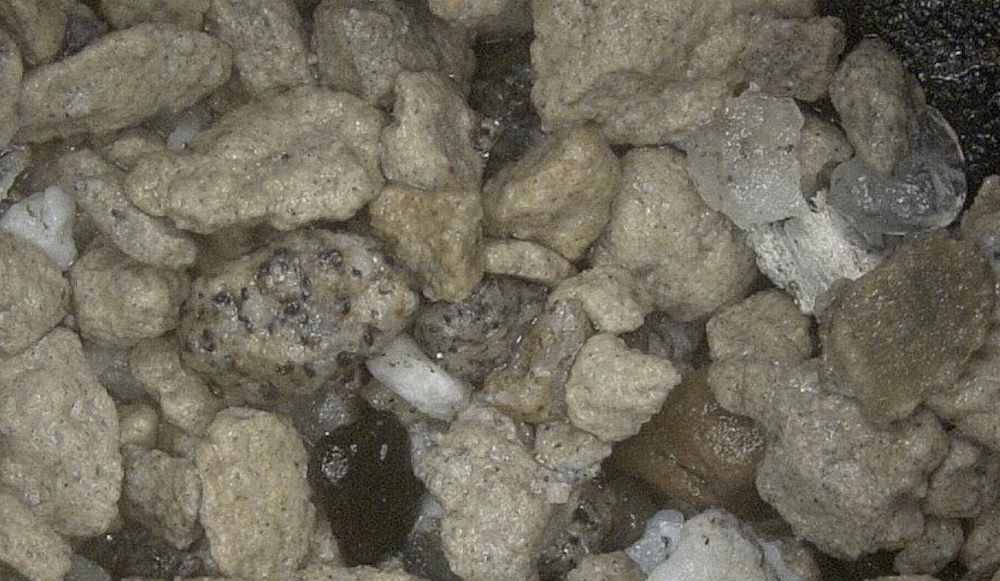
#> input picture rock_detection/rock_dataset_2/rock_dataset_2/1571146380553.jpg, 1000 x 581 px, found by its file name
$ python rock_detection_practise_2.py   (older library calls are emulated)
#> lines starting #> are read from the running program, lines starting #| are printed output that depends on the picture; after the words box and inside, x2 and y2 are one past the last pixel; in counts of white or black regions, pixels touching at a corner belong together
#!/usr/local/bin/python3.7

import cv2
import numpy as np
from PIL import Image
img_bgr = cv2.imread('/Users/crystal-dragon-lyb/PycharmProjects/project_demo/rock_detection/rock_dataset_2/rock_dataset_2/1571146380553.jpg')
#> img_bgr is the input picture: shape (581, 1000, 3); mean B, G, R 92.8, 107, 112


'''

img = Image.open('/Users/crystal-dragon-lyb/PycharmProjects/project_demo/rock_detection/rock_dataset_2/rock_dataset_2/1571146380553.jpg')
resize_image = img.resize((640,480),Image.ANTIALIAS)
resize_image.save('/Users/crystal-dragon-lyb/PycharmProjects/project_demo/rock_detection/rock_dataset_2/rock_dataset_2/1571146380553_1.jpg')
img = cv2.imread('/Users/crystal-dragon-lyb/PycharmProjects/project_demo/rock_detection/rock_dataset_2/rock_dataset_2/1571146380553_1.jpg')
v2.imshow('origin',img)
'''
#cv2.imshow('origin',img_bgr)

#调整图片曝光度


def nothing(x):
    pass
def gamma_trans(img, gamma):
#> called with gamma = 1.54
    gamma_table = [np.power(x / 255.0, gamma) * 255.0 for x in range(256)]  # 建立映射表
    gamma_table = np.round(np.array(gamma_table)).astype(np.uint8)  # 颜色值为整数
    return cv2.LUT(img, gamma_table)  # 图片颜色查表。另外可以根据光强（颜色）均匀化原则设计自适应算法。
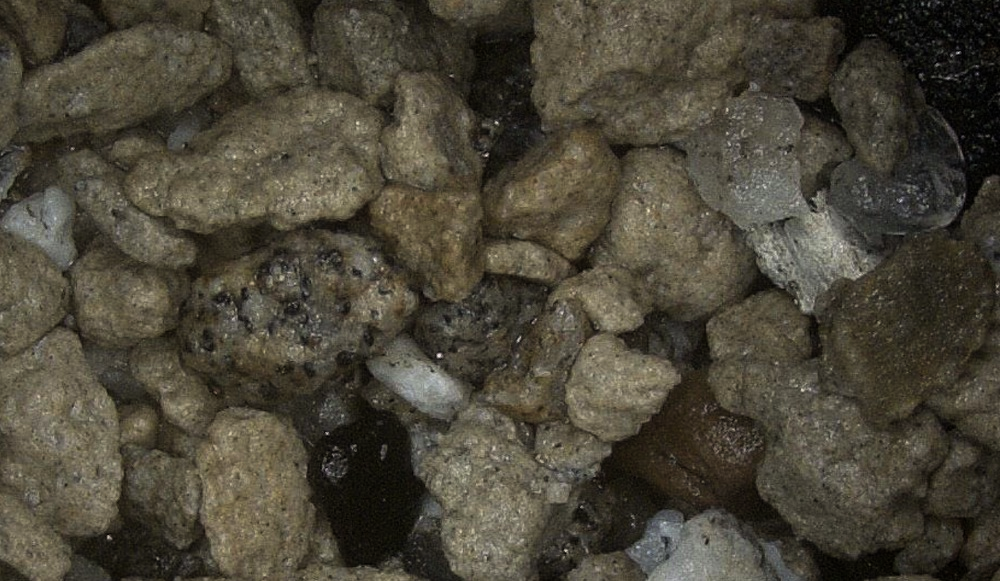
#> returned value: shape (581, 1000, 3); mean of channels 0, 1, 2 56.6, 69.8, 74.7; drawn as B, G, R
def change_exposure():

 cv2.namedWindow('demo', 0)
 cv2.createTrackbar('Value of Gamma', 'demo', 140, 1000, nothing)

 value_of_gamma = cv2.getTrackbarPos('Value of Gamma', 'demo')
 value_of_gamma = value_of_gamma * 0.011
 image_gamma_correct = gamma_trans(img_bgr, value_of_gamma)
 return image_gamma_correct
image_g = change_exposure() #得到image的曝光度
#cv2.imshow('image_g',image_g)

gray = cv2.cvtColor(image_g, cv2.COLOR_BGR2GRAY)
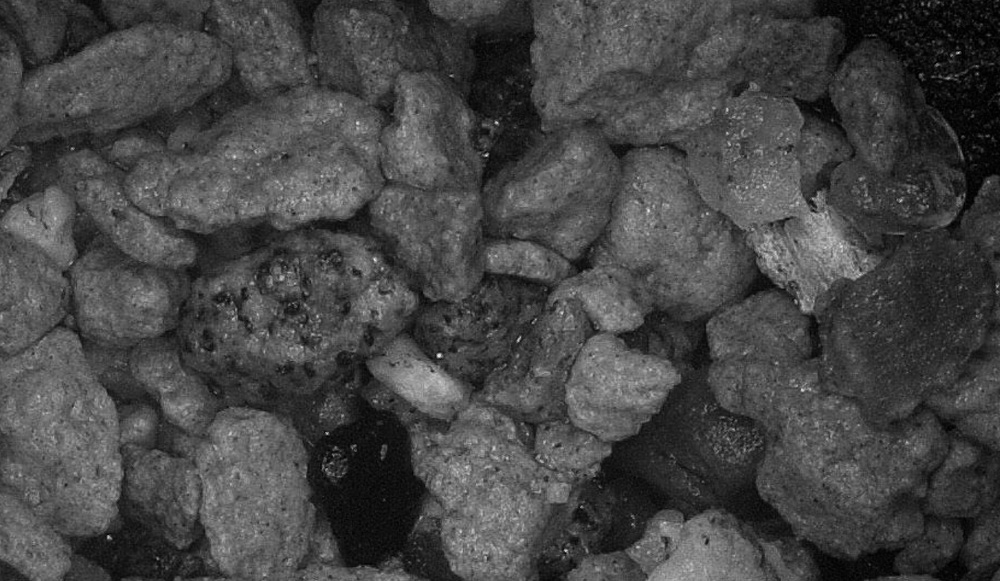
#> gray: shape (581, 1000); min 0, max 236, mean 69.7

#cv2.imshow('gray',gray)

ret, binary = cv2.threshold(gray, 70, 255, cv2.THRESH_BINARY_INV)
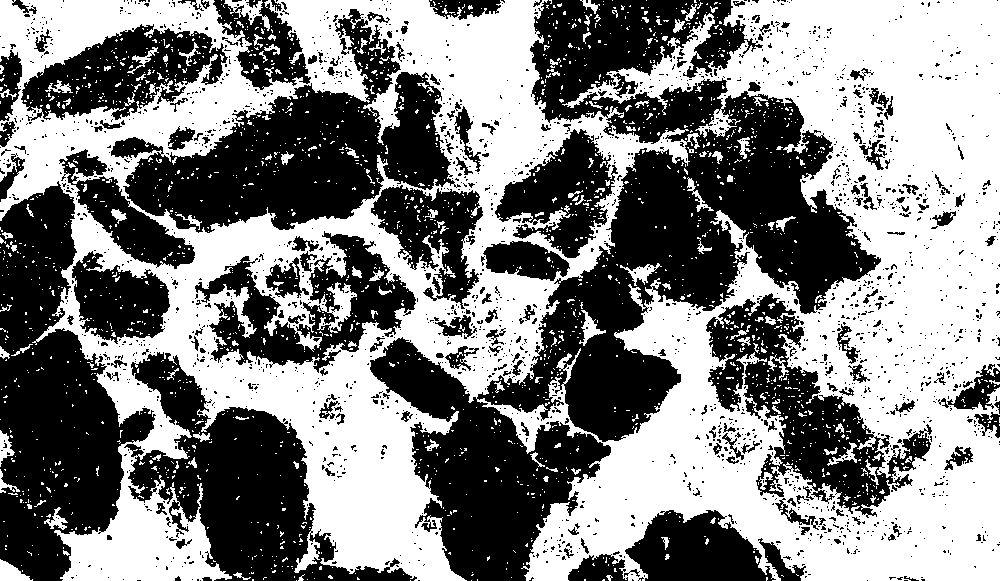
#> binary: shape (581, 1000); 51.2% white; 2143 black regions (1953 under 20 px), largest, box (x1, y1, x2, y2) and area: (370, 0, 881, 581) 93143, (0, 181, 156, 581) 33168, (111, 9, 461, 233) 31351
binary = cv2.bitwise_not(binary)
#图像均衡
fil = np.array([[ 1/6,1/6, 1/6],
                [ 1/6, 1/6, 1/6],
                [ 1/6, 1/6, 1/6]])


res = cv2.filter2D(gray,-1,fil)
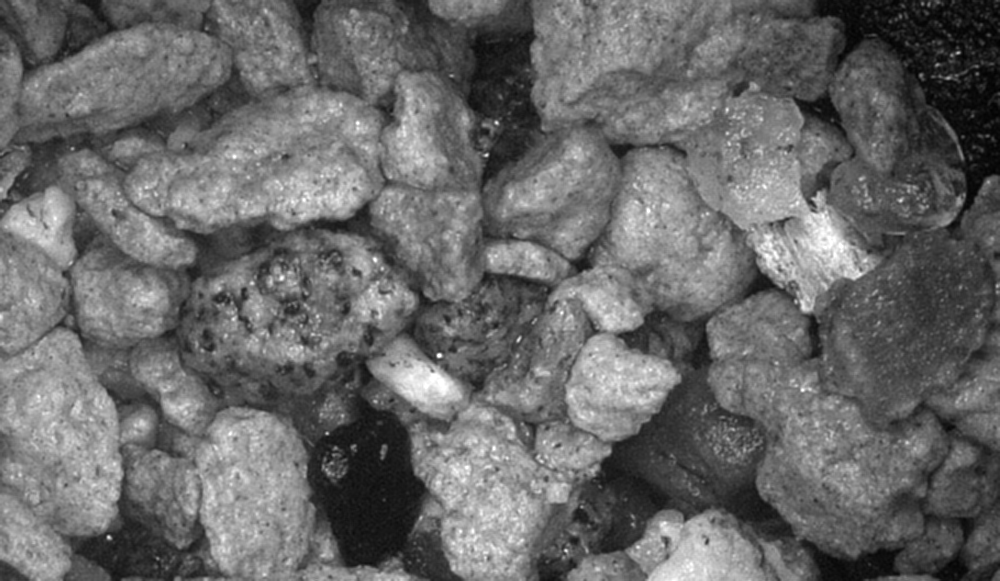
#> res: shape (581, 1000); min 2, max 255, mean 104.6

ret_1, binary_1 = cv2.threshold(res, 70, 255, cv2.THRESH_BINARY_INV)
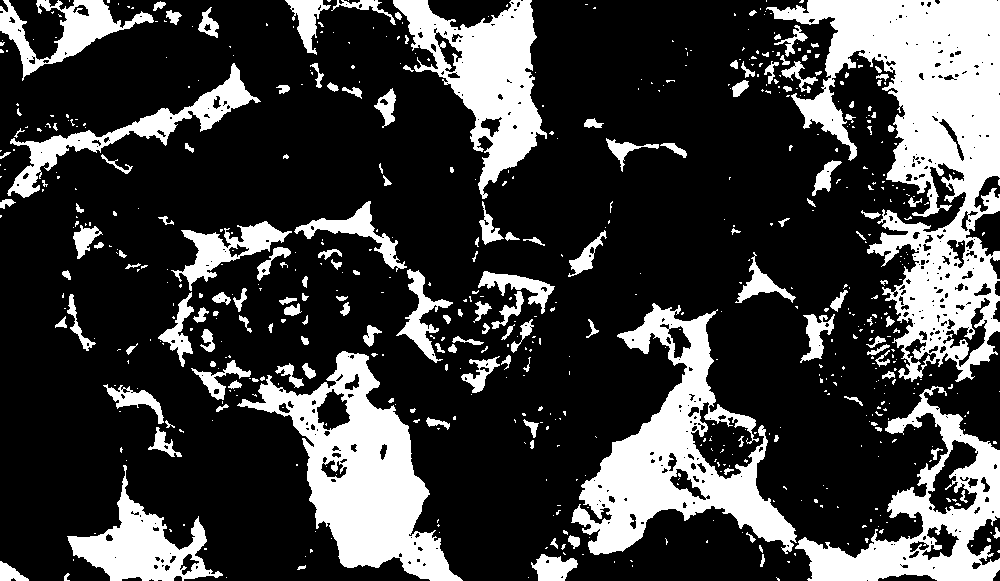
#> binary_1: shape (581, 1000); 25.1% white; 641 white regions (478 under 20 px), largest, box (x1, y1, x2, y2) and area: (766, 0, 1000, 382) 37390, (571, 303, 797, 555) 19591, (237, 351, 463, 581) 19259
binary_1 = cv2.bitwise_not(binary_1)

cv2.imshow('binary', binary)
cv2.imshow('av',binary_1)

#形态学开运算，去除白噪声
kernel = np.zeros((1,1), np.uint32) +0.2
opening = cv2.morphologyEx(binary, cv2.MORPH_OPEN, kernel, iterations=2)

#cv2.imshow('opening', opening)

cv2.waitKey(0)
cv2.destroyAllWindows()


'''


#形态学开运算，去除白噪声
kernel = np.zeros((3, 3), np.uint8)+0.0006
kernel_1 = np.ones((3, 3), np.uint8)
opening = cv2.morphologyEx(binary, cv2.MORPH_CLOSE, kernel_1, iterations=1)
closing = cv2.morphologyEx(opening, cv2.MORPH_OPEN, kernel, iterations=1)
#cv2.imshow('opening',opening)
#cv2.imshow('closing',closing)

#确定背景
sure_bg = cv2.dilate(closing,kernel_1,iterations=3)
#cv2.imshow('sur_bg',sure_bg)

dist_transform = cv2.distanceTransform(closing, cv2.DIST_L1, 5)
distance = cv2.normalize(dist_transform, 0, 1000.0, cv2.NORM_MINMAX)
#cv2.imshow('dist',distance)


ret, sure_fg = cv2.threshold(distance, 0.1*distance.min(), 255, 0)


#cv2.imshow('sure_fg',sure_fg)

#找到不确定的区域
sure_fg = np.uint8(sure_fg)
unknown = cv2.subtract(sure_bg,sure_fg)
#cv2.imshow('unknown',unknown)
#marker labelling
ret,markers = cv2.connectedComponents(sure_fg)

np.set_printoptions(threshold=np.inf)
#print(markers)
markers = markers +2
#print(markers)
markers[unknown==255] = 0

markers = cv2.watershed(image_g,markers)
image_g[markers == -1] = [250,206,135]


cv2.imshow('water',image_g)


cv2.waitKey(0)
cv2.destroyAllWindows()
'''

$ run again, with rock_detection/rock_dataset_2/rock_dataset_2/5080m.jpg copied over rock_detection/rock_dataset_2/rock_dataset_2/1571146380553.jpg
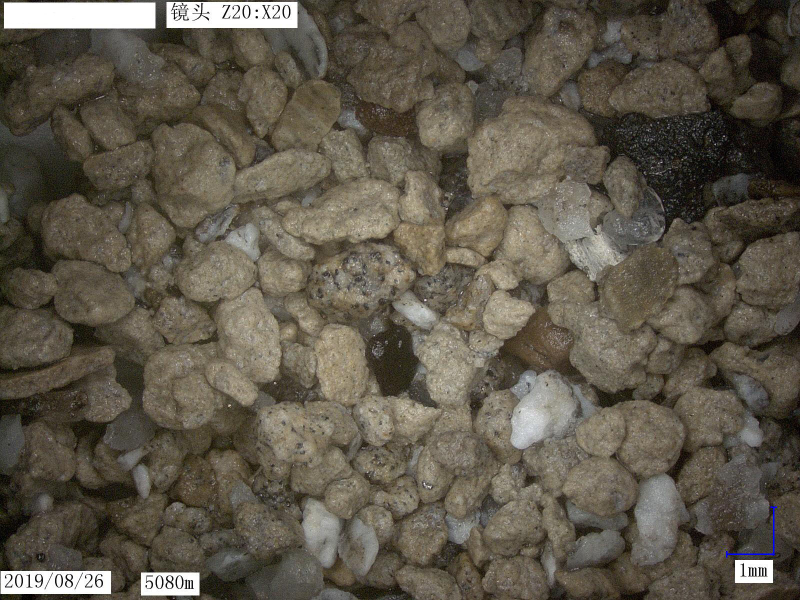
#> input picture rock_detection/rock_dataset_2/rock_dataset_2/5080m.jpg, 1600 x 1200 px, found by its file name (shown at 1/2 size)
#> img_bgr is the input picture: shape (1200, 1600, 3); mean B, G, R 74.7, 87.8, 94.6
#> `ret, binary = cv2.threshold(gray, 70, 255, cv2.THRESH_BINARY_INV)`:
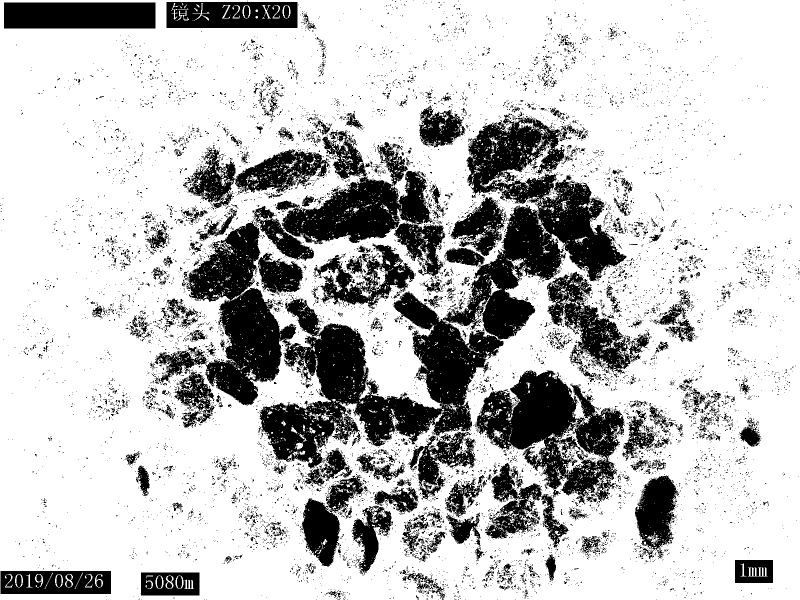
#> binary: shape (1200, 1600) (shown at 1/2 size); 75.8% white; 10808 black regions (10329 under 20 px), largest, box (x1, y1, x2, y2) and area: (367, 227, 1253, 938) 162978, (949, 741, 1250, 1009) 37407, (505, 342, 864, 522) 28214
#> `ret_1, binary_1 = cv2.threshold(res, 70, 255, cv2.THRESH_BINARY_INV)`:
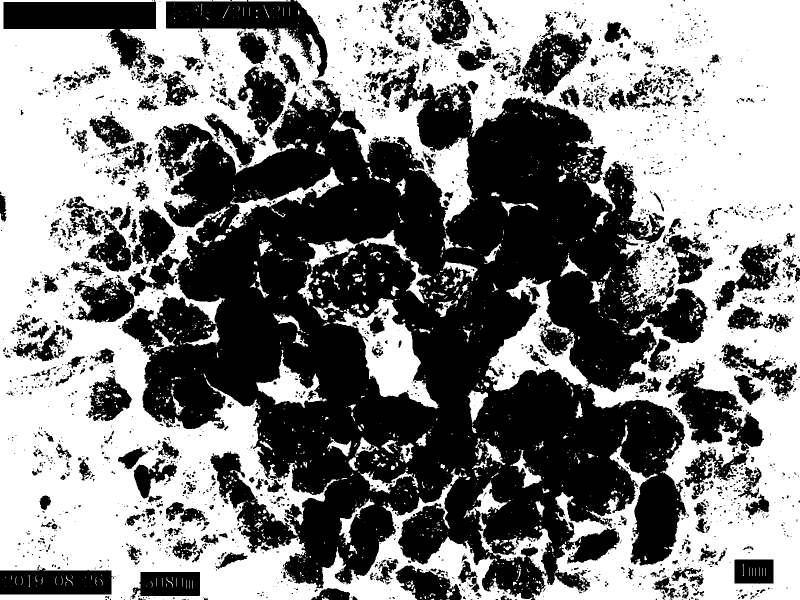
#> binary_1: shape (1200, 1600) (shown at 1/2 size); 51% white; 2866 black regions (2350 under 20 px), largest, box (x1, y1, x2, y2) and area: (243, 123, 1416, 1200) 691701, (7, 4, 312, 151) 19877, (332, 0, 655, 157) 18589

$ run again, with rock_detection/rock_dataset_2/rock_dataset_2/5085m.jpg copied over rock_detection/rock_dataset_2/rock_dataset_2/1571146380553.jpg
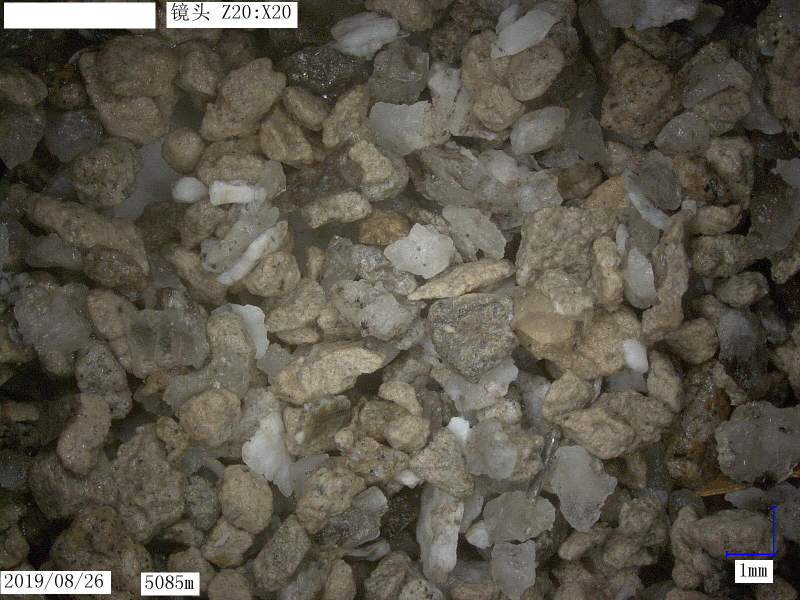
#> input picture rock_detection/rock_dataset_2/rock_dataset_2/5085m.jpg, 1600 x 1200 px, found by its file name (shown at 1/2 size)
#> img_bgr is the input picture: shape (1200, 1600, 3); mean B, G, R 73.8, 85.4, 90.7
#> `ret, binary = cv2.threshold(gray, 70, 255, cv2.THRESH_BINARY_INV)`:
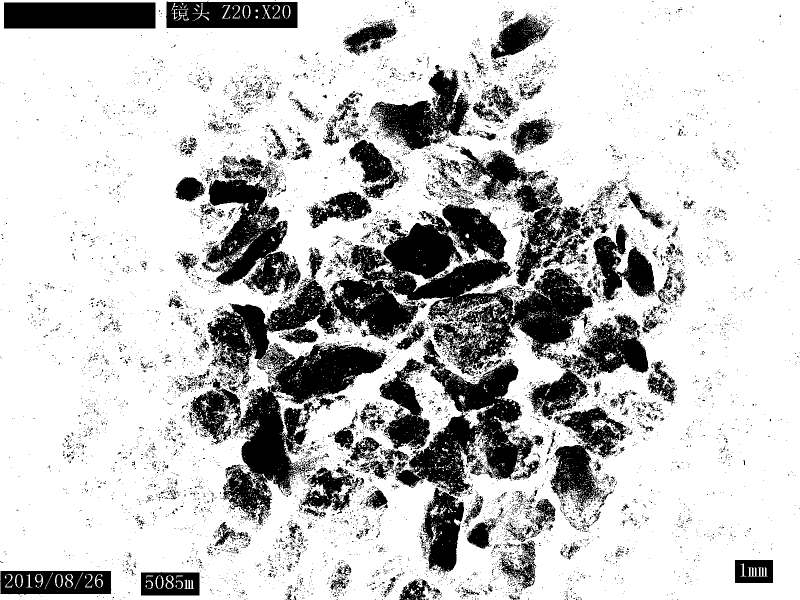
#> binary: shape (1200, 1600) (shown at 1/2 size); 77.2% white; 10467 black regions (10000 under 20 px), largest, box (x1, y1, x2, y2) and area: (381, 408, 1186, 1051) 137206, (790, 677, 1068, 1147) 39858, (403, 309, 601, 591) 24240
#> `ret_1, binary_1 = cv2.threshold(res, 70, 255, cv2.THRESH_BINARY_INV)`:
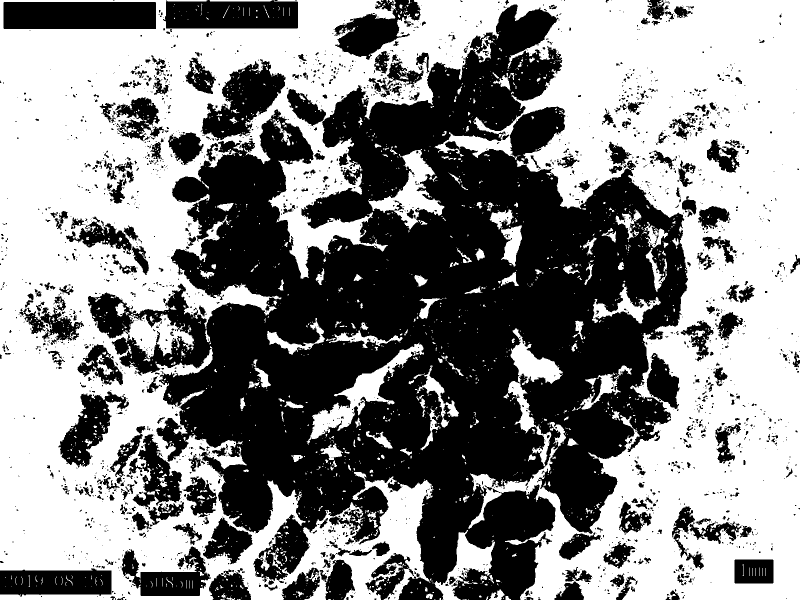
#> binary_1: shape (1200, 1600) (shown at 1/2 size); 53.3% white; 2403 black regions (1986 under 20 px), largest, box (x1, y1, x2, y2) and area: (176, 9, 1376, 1200) 683084, (7, 4, 312, 58) 16467, (326, 0, 596, 57) 14072
